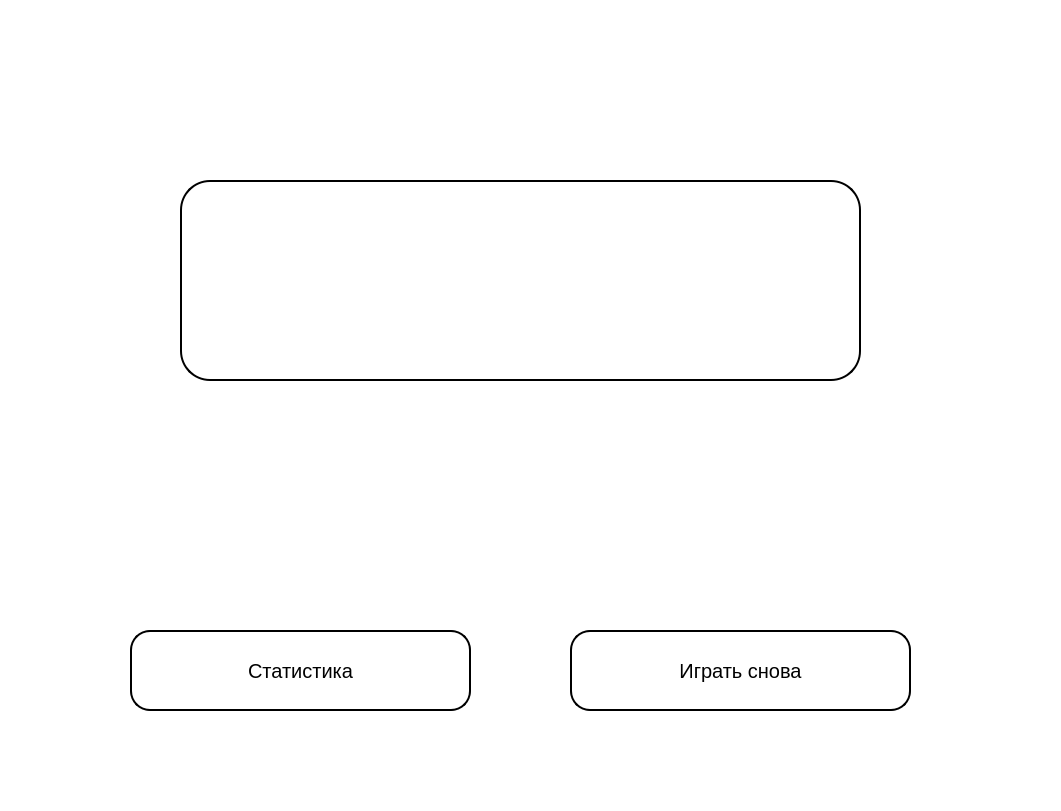
<?xml version="1.0" encoding="UTF-8"?>
<ui version="4.0">
 <class>Form</class>
 <widget class="QWidget" name="Form">
  <property name="geometry">
   <rect>
    <x>0</x>
    <y>0</y>
    <width>1061</width>
    <height>811</height>
   </rect>
  </property>
  <property name="windowTitle">
   <string>Form</string>
  </property>
  <property name="toolTip">
   <string/>
  </property>
  <property name="styleSheet">
   <string notr="true">QWidget {
	background: transparent;
}
QPushButton{
	background: white;
	font-size: 20px;
	padding: 10px;
	border-radius: 20px;
	border: 2px solid black;
}
QPushButton:hover{
	background: #C4C4C4;
}
QLabel{
	font-size: 25px;
	background-color: white;	
	padding: 0px 10px;
	border-radius: 30px;
	border: 2px solid  black;
}
QListWidget {
	font-size: 20px;
	background-color: white;
	border-radius: 50px;
	padding: 30px;
	border: 2px solid black;
}
QPlainTextEdit{
	font-size: 15px;
	background-color: white;
	border-radius: 30px;
	padding: 10px;
	border: 2px solid black;
}
QComboBox{
	font-size: 20px;
	background-color: white;
	border-radius: 30px;
	border: 2px solid black;
	margin: 10px;
	padding: 0px 15px;
}
QLineEdit{
	font-size: 20px;
	background-color: white;	
	padding: 0px 10px;
	border-radius: 30px;
	border: 2px solid black;
}
QRadioButton{
	background: white;
	font-size: 20px;
	padding: 10px;
	border-radius: 20px;
	border: 2px solid black;
}
#ans1{
	background: #0071E3;
	color: white;
	border: none;

}
#ans1:hover{
	background: #004DB5;
}</string>
  </property>
  <widget class="QLabel" name="results1">
   <property name="geometry">
    <rect>
     <x>180</x>
     <y>180</y>
     <width>681</width>
     <height>201</height>
    </rect>
   </property>
   <property name="styleSheet">
    <string notr="true">font-size: 35px;</string>
   </property>
   <property name="text">
    <string/>
   </property>
   <property name="alignment">
    <set>Qt::AlignCenter</set>
   </property>
  </widget>
  <widget class="QPushButton" name="stat1">
   <property name="geometry">
    <rect>
     <x>130</x>
     <y>630</y>
     <width>341</width>
     <height>81</height>
    </rect>
   </property>
   <property name="text">
    <string>Статистика</string>
   </property>
  </widget>
  <widget class="QPushButton" name="back1">
   <property name="geometry">
    <rect>
     <x>60</x>
     <y>50</y>
     <width>111</width>
     <height>71</height>
    </rect>
   </property>
   <property name="toolTip">
    <string>Назад</string>
   </property>
   <property name="styleSheet">
    <string notr="true">border: none;
background: transparent;</string>
   </property>
   <property name="text">
    <string/>
   </property>
   <property name="icon">
    <iconset>
     <normaloff>images/back1.png</normaloff>images/back1.png</iconset>
   </property>
   <property name="iconSize">
    <size>
     <width>40</width>
     <height>50</height>
    </size>
   </property>
  </widget>
  <widget class="QPushButton" name="sanovo1">
   <property name="geometry">
    <rect>
     <x>570</x>
     <y>630</y>
     <width>341</width>
     <height>81</height>
    </rect>
   </property>
   <property name="text">
    <string>Играть снова</string>
   </property>
  </widget>
  <widget class="QPushButton" name="status1">
   <property name="geometry">
    <rect>
     <x>400</x>
     <y>410</y>
     <width>271</width>
     <height>161</height>
    </rect>
   </property>
   <property name="styleSheet">
    <string notr="true">background: none;
border: none;
</string>
   </property>
   <property name="text">
    <string/>
   </property>
   <property name="iconSize">
    <size>
     <width>150</width>
     <height>150</height>
    </size>
   </property>
   <property name="shortcut">
    <string>Ctrl+S</string>
   </property>
  </widget>
 </widget>
 <resources/>
 <connections/>
</ui>
